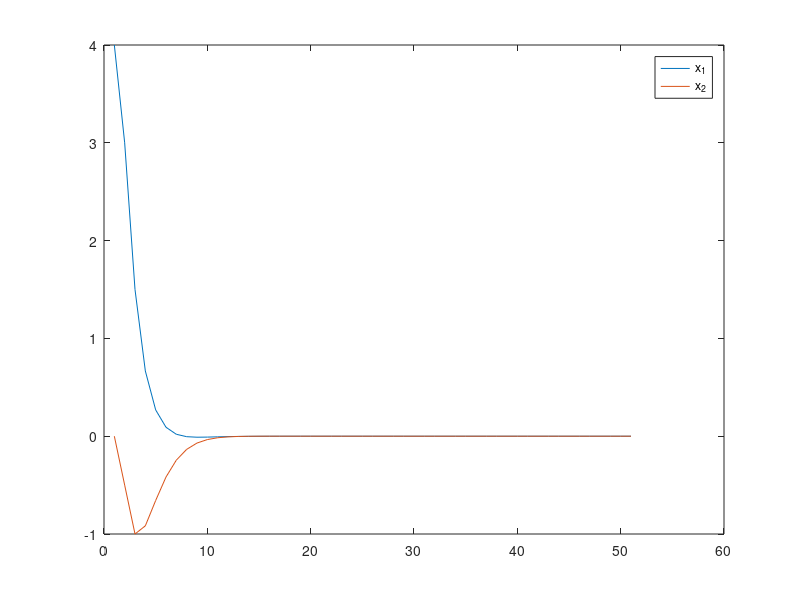
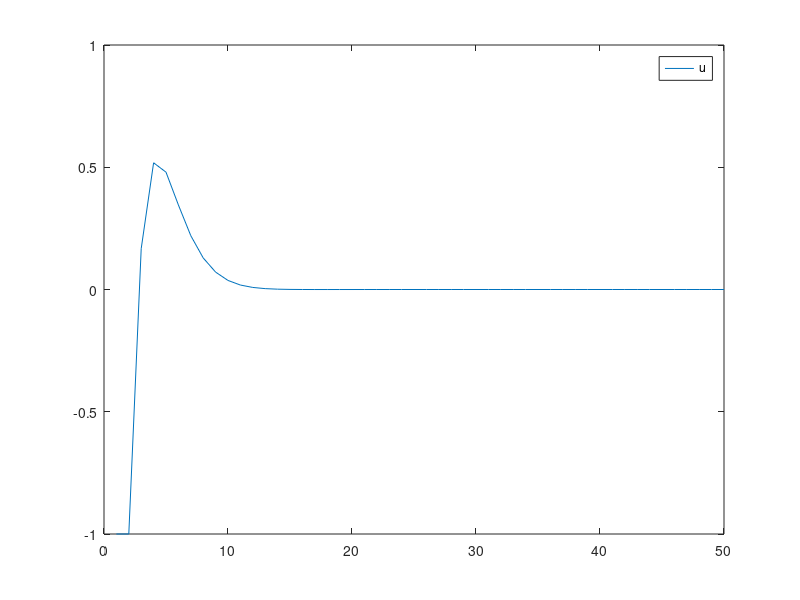

Recreate these plots in MATLAB, in order.
clear; clc; close all;
A=[1 1; 0 1]; B=[1; 0.5];% 线性系统系数矩阵
x0=[4; 0];% 初始状态量-如果不能在下一步回到约束范围内，则会造成无解
Np=5;% 预测步长
Q=eye(2); R=1;% 优化目标参数，加权矩阵
At=[]; Bt=[]; temp=[];% 转化为用控制量ut表示的，关于状态量的推导方程的矩阵
Qt=[]; Rt=[];% 转换后的加权矩阵
% 加权矩阵的计算过程，以及推导方程矩阵的叠加过程
for i=1:Np
        At=[At; A^i];
        Bt=[Bt zeros(size(Bt,1), size(B,2));A^(i-1)*B temp];
        temp=[A^(i-1)*B temp];
        Qt=[Qt zeros(size(Qt,1),size(Q,1));zeros(size(Q,1),size(Qt,1)) Q];
        Rt=[Rt zeros(size(Rt,1),size(R,1));zeros(size(R,1),size(Rt,1)) R];
end
lb=-1*ones(Np,1);% 控制量ut的上下限
ub=1*ones(Np,1);
u0=zeros(Np,1);% 控制量ut的初始值
H=2*(Bt'*Qt*Bt + Rt);% 转换后的优化目标函数矩阵，循环优化函数中H后的表达式为优化目标的另一项
Ai=[Bt; -Bt];% 转换后的优化中的不等式约束左边系数矩阵，后面循环中的bi为不等式右边
u=[];% 声明u来保存每一步采用的控制量
x=x0;
xk=x0;
for k=1:50
    bi=[5-At*xk; 5+At*xk]; % 关于ut的不等式约束，实际上约束的是状态量，常数4就是状态量约束的上下边界
    [ut, fval, exitflag]=quadprog(H,(2*xk'*At'*Qt*Bt)',Ai,bi,[],[],lb,ub,u0); % 一切准备就绪，进行二次优化 
    fprintf('%d\n', exitflag)  % 显示求解结果是否正常    
    u(k) = ut(1);% 采用优化得到的控制量的第一个元素作为实际作用的控制量，代入到原系统中得到下一个时刻的状态量
    x(:, k+1) = A*x(:, k) + B*u(k);
    xk = x(:, k+1);   
    u0 = [ut(2:Np); ut(Np)]; % 对优化初始值进行修改，采用预测值的后段作为下一步的初始值   
end
figure();
plot(x');
legend('x_1','x_2');
figure();
plot(u);
legend('u');




